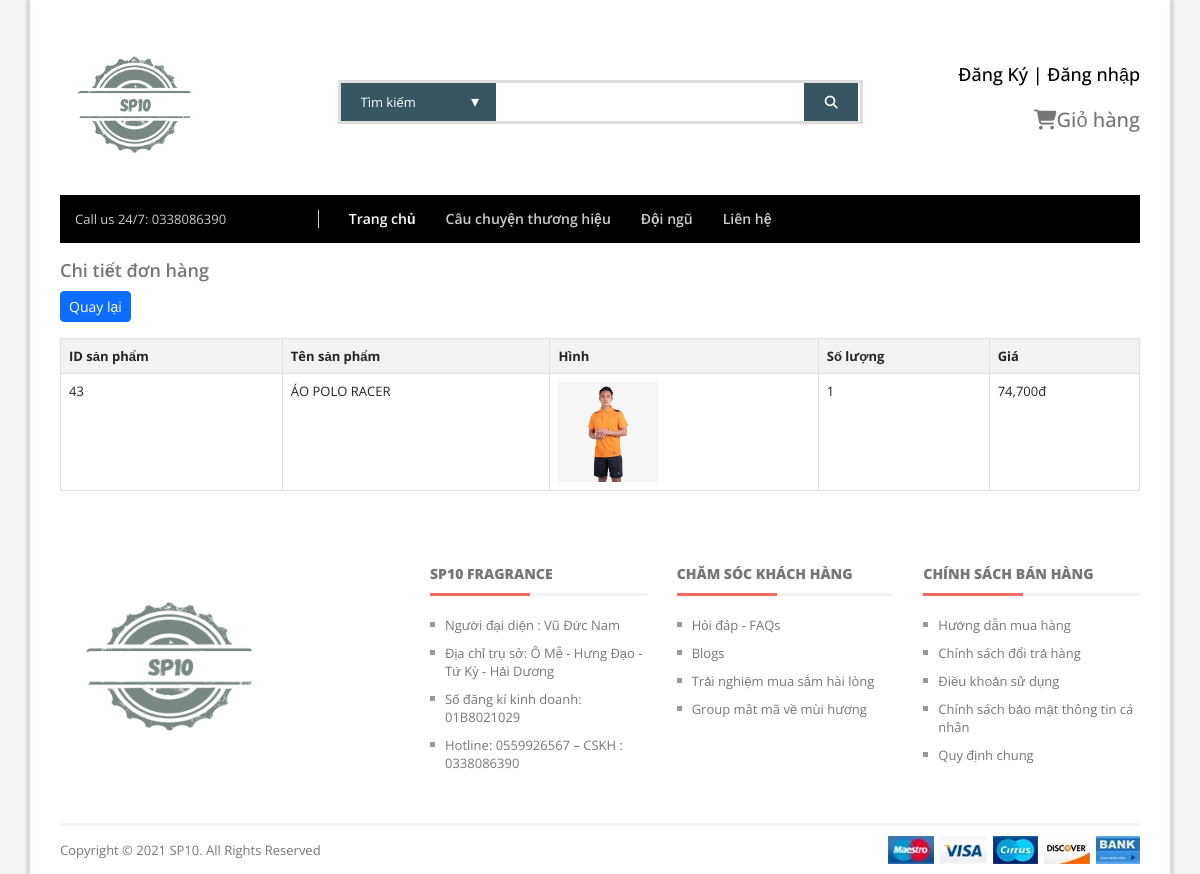
Page /nam/page/ctdonhang.php?id=34 on the committed database.
### tables this page shows
CREATE TABLE `bill` (
  `id` int NOT NULL,
  `idtk` varchar(999) DEFAULT NULL,
  `billname` varchar(255) NOT NULL,
  `billdiachi` text NOT NULL,
  `billsdt` varchar(50) NOT NULL,
  `billemail` varchar(255) NOT NULL,
  `billpttt` text COMMENT '1.Thanh toán tại nhà',
  `ngaydathang` varchar(999) DEFAULT NULL,
  `total` int NOT NULL DEFAULT '0',
  `billstatus` tinyint(1) DEFAULT '0' COMMENT '0.Đơn hàng mới 1.Đang sử lý 2.Đang giao hàng 3.Đã giao hàng',
  `id_pro` text,
  `amount` varchar(255) DEFAULT NULL,
  `receiven_sdt` varchar(50) DEFAULT NULL
);

CREATE TABLE `sanpham` (
  `id` int NOT NULL,
  `tensp` varchar(255) NOT NULL,
  `gia` double(10,2) DEFAULT '0.00',
  `image` varchar(255) DEFAULT NULL,
  `soLuong` int NOT NULL,
  `mota` text,
  `luotxem` int DEFAULT '0',
  `iddanhmuc` int NOT NULL
);

### nam/include/pdo.php (called while the page is built, shortened)
<?php
function pdo_get_connection(){
    $dburl = "mysql:host=localhost;dbname=duan1;charset=utf8";
    $username = 'root';
    $password = '';
    $conn = new PDO($dburl, $username, $password);
    $conn->setAttribute(PDO::ATTR_ERRMODE, PDO::ERRMODE_EXCEPTION);
    return $conn;
}
function pdo_query($sql){
    $sql_args = array_slice(func_get_args(), 1);
    try{
        $conn = pdo_get_connection();
        $stmt = $conn->prepare($sql);
        $stmt->execute($sql_args);
        $rows = $stmt->fetchAll();
        return $rows;
    }
    catch(PDOException $e){
        throw $e;
    }
    finally{
        unset($conn);
    }
}
function pdo_query_one($sql){
    $sql_args = array_slice(func_get_args(), 1);
    try{
        $conn = pdo_get_connection();
        $stmt = $conn->prepare($sql);
        $stmt->execute($sql_args);
        $row = $stmt->fetch(PDO::FETCH_ASSOC);
        return $row;
    }
    catch(PDOException $e){
        throw $e;
    }
    finally{
        unset($conn);
    }
}

### nam/page/ctdonhang.php (the view, shortened to what this page needs)
<?php
 require ("../include/head.php");
 require ('../include/header.php');
?>
<div class="main-content">
    <div class="page-content">
        <div class="container-fluid">
            <div class="row mb-3 pb-1">
                <div class="col-md-12">
                    <div class="fromtitle">
                        <h4>Chi tiết đơn hàng</h4>
                    </div>
                    <a href="/duan1/nam/page/lichsumua.php"  class="btn btn-primary btn-sm mb-3">Quay lại</a>
                    <div class="fromcontent">
                        <div class="table-responsive dt-responsive">
                            <div class="dataTables_wrapper dt-bootstrap5">
                                <table id="dom-jqry" class="table table-striped table-bordered nowrap dataTable">
                                    <tr>
                                        <th>ID sản phẩm</th>
                                        <th>Tên sản phẩm</th>
                                        <th>Hình</th>
                                        <th>Số lượng</th>
                                        <th>Giá</th>
                                    </tr>
                    <?php
                    foreach (pdo_query("SELECT * FROM `bill` WHERE `id` = '".$_GET['id']."' ") as $ctdonhang) {
                    extract($ctdonhang); ?>
                    <tr>
                    <td><?=$id_pro;?></td>
                    <td><?=pdo_query_one("SELECT * FROM `sanpham` WHERE `id` = '".$id_pro."' ")['tensp'];?></td>
                    <td><img src="/duan1/upload/<?=pdo_query_one("SELECT * FROM `sanpham` WHERE `id` = '".$id_pro."' ")['image']?>" style="width: 100px"></td>
                    <td><?=$amount;?></td>
                    <td><?=number_format(pdo_query_one("SELECT * FROM `sanpham` WHERE `id` = '".$id_pro."' ")['gia']);?>đ</td>
                    </tr>
                    <?php }
                    ?>
                                </table>
                            </div>
                        </div>
                    </div>
                </div>
            </div>
        </div>
        <?php require ('../include/footer.php');
 ?>

### rows in the picture
bill: id_pro "43", id_pro.tensp "ÁO POLO RACER", id_pro.image (picture), amount "1", id_pro.gia "74,700"
